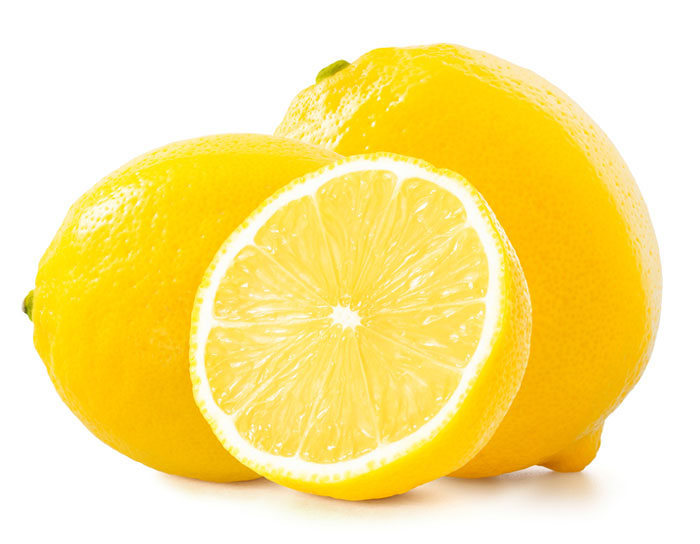
#> input picture img/lemon/Image_2.jpg, 700 x 544 px
$ python -i fruits_classification_improc.py   (imports and definitions only)   (older library calls are emulated)
#> lines starting #> are read from the running program, lines starting #| are printed output that depends on the picture; after the words box and inside, x2 and y2 are one past the last pixel; in counts of white or black regions, pixels touching at a corner belong together
import bz2
import pickle
import cv2 as cv
import numpy as np
import pandas as pd
from pathlib import Path
from sklearn.svm import SVC
from skimage import color
from skimage.io import imread
from skimage.feature import hog, graycomatrix, graycoprops
from skimage.transform import resize
from typing import List, Union, Tuple

path = Path(__file__).resolve().parent

IMAGE = List[List[List[Union[int, float]]]]

# [1 line that did not run here, left out]
# [2 lines not run here, left out]

def imshape(mat: List[List[Union[List[int], int]]]) -> Tuple[int, int, int]:
  shapes = np.shape(mat)
  dim = len(shapes)
  return *shapes[:2], shapes[2] if dim > 2 else None

def load_image(path: str) -> IMAGE:
  img = imread(path)
  return resize(img, (128*4, 64*4))

def proc_segment(image) -> IMAGE:
  img = (np.array(image) * 255).round().astype(np.uint8)
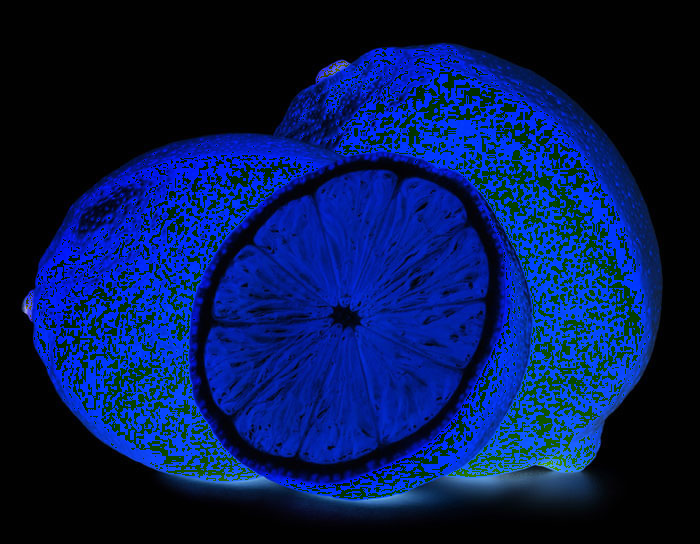
#> img: shape (544, 700, 3); mean R, G, B 3.8, 25.4, 84.7
  edge = cv.Canny(img, threshold1=0, threshold2=255)
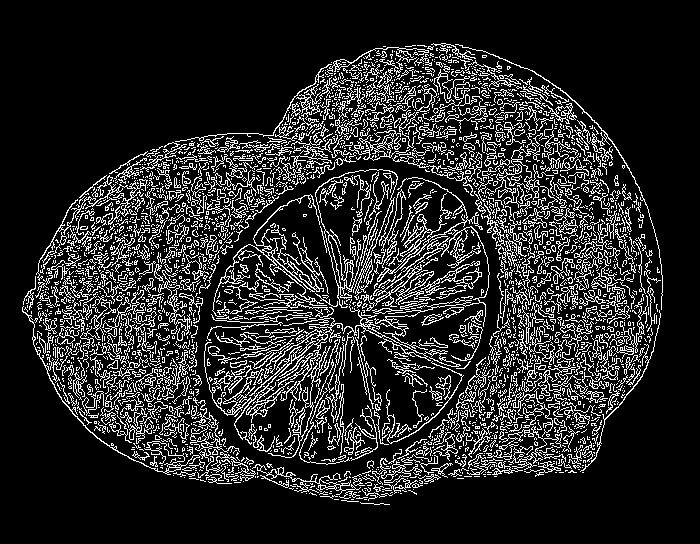
#> edge: shape (544, 700); 15.5% white in thin lines or dots, all inside (x1, y1, x2, y2) = (22, 43, 663, 505)
  edge = cv.dilate(edge, None)
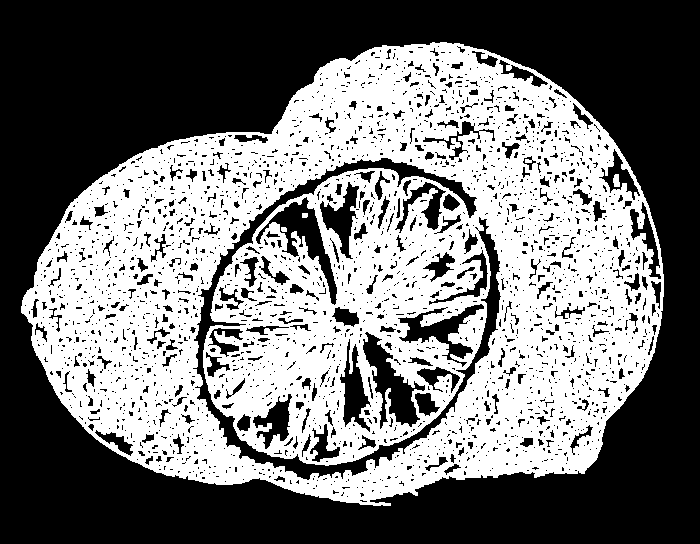
#> edge: shape (544, 700); 45.8% white; 4 white regions, box (x1, y1, x2, y2) and area: (21, 42, 664, 506) 174332, (613, 174, 620, 187) 74, (302, 213, 308, 218) 29, (281, 227, 287, 232) 28
  contour = sorted(cv.findContours(edge, cv.RETR_LIST, cv.CHAIN_APPROX_SIMPLE)[-2],
                   key=cv.contourArea)[-1]
#> contour = contour of 885 points, box (x1, y1, x2, y2) (21, 42, 664, 506), area 219268
  mask = cv.drawContours(np.zeros(imshape(edge)[:2], np.uint8), [contour], -1, 255, -1)
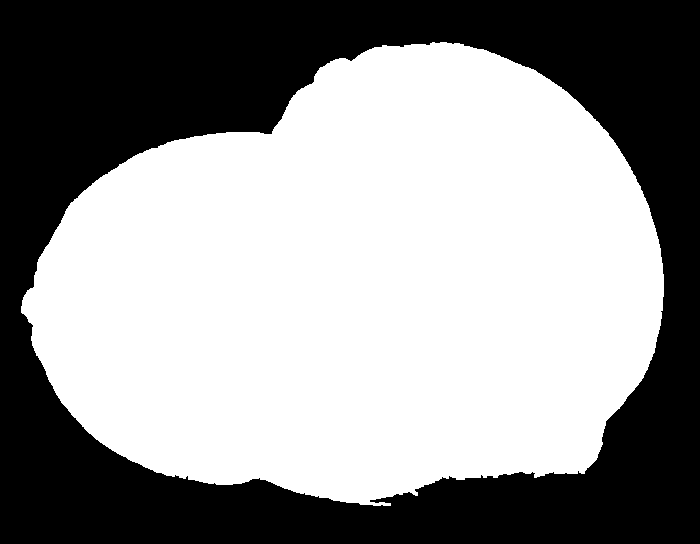
#> mask: shape (544, 700); 57.8% white; 1 black region, box (x1, y1, x2, y2) and area: (0, 0, 700, 544) 160658
  segmented = cv.bitwise_and(img, img, mask=mask)
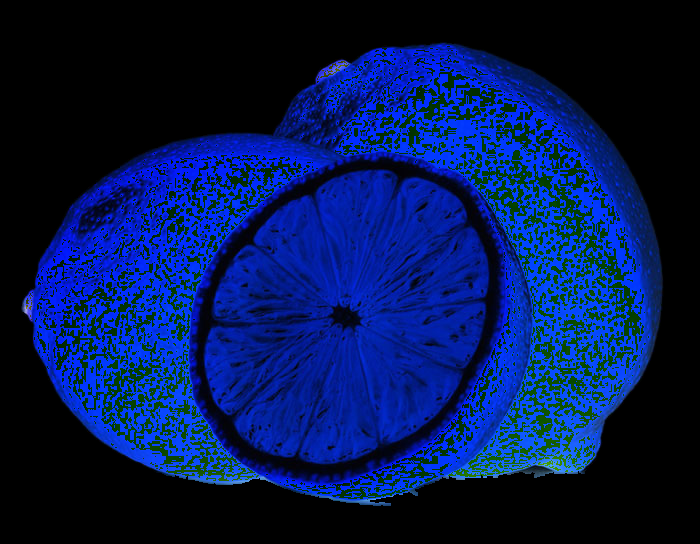
#> segmented: shape (544, 700, 3); mean R, G, B 2.8, 23.7, 82.1
  return segmented

def gray_image(image: IMAGE) -> IMAGE:
  return color.rgb2gray(np.array(image)[:,:,:3])

# [55 lines left out: functions proc_hog, proc_color, proc_color_2, proc_glcm, not called in this run]

def predict_fruit(features: List[float]) -> str:
  return ml_model.predict(features)

# [15 lines not run here, left out]

>>> import cv2
>>> picture = cv2.cvtColor(cv2.imread('../img/lemon/Image_2.jpg'), cv2.COLOR_BGR2RGB)
>>> result = proc_segment(picture)

$ run again, on img/lemon/Image_4.jpg
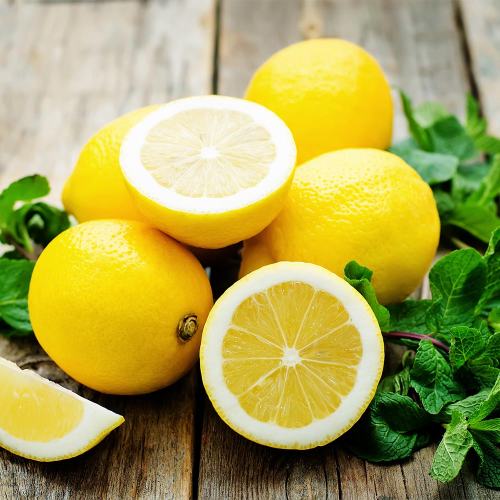
#> input picture img/lemon/Image_4.jpg, 1000 x 1000 px (shown at 1/2 size)
#> in proc_segment, `edge = cv.dilate(edge, None)`:
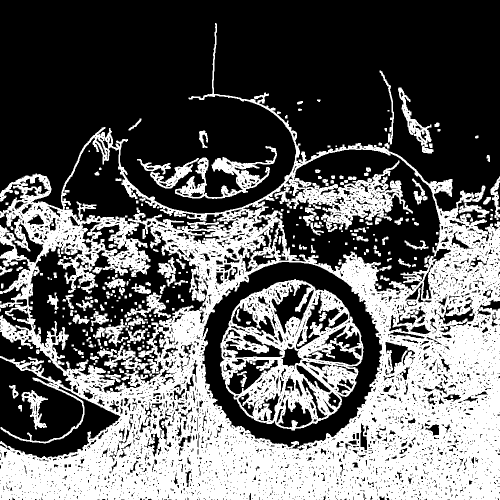
#> edge: shape (1000, 1000) (shown at 1/2 size); 38.8% white; 291 white regions (47 under 20 px), largest, box (x1, y1, x2, y2) and area: (0, 46, 1000, 1000) 317359, (440, 558, 727, 861) 36426, (350, 292, 554, 398) 5771
#> contour = contour of 4325 points, box (x1, y1, x2, y2) (0, 46, 1000, 1000), area 593143
#> mask: shape (1000, 1000); 59.8% white; 122 black regions (109 under 20 px), largest, box (x1, y1, x2, y2) and area: (0, 0, 1000, 463) 360235, (0, 716, 241, 917) 27009, (0, 664, 143, 779) 4982
#> in proc_segment, `segmented = cv.bitwise_and(img, img, mask=mask)`:
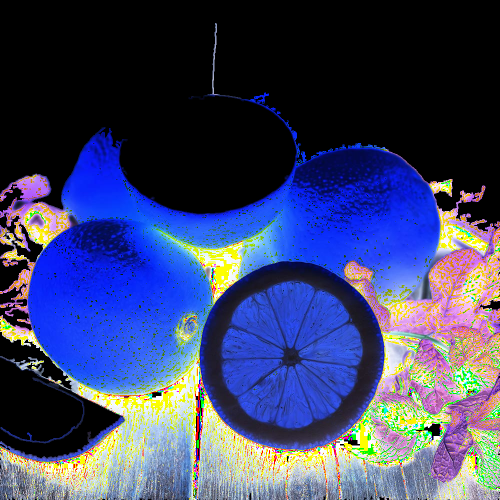
#> segmented: shape (1000, 1000, 3) (shown at 1/2 size); mean R, G, B 60, 67.4, 106.1

$ run again, on img/lemon/Image_7.jpg
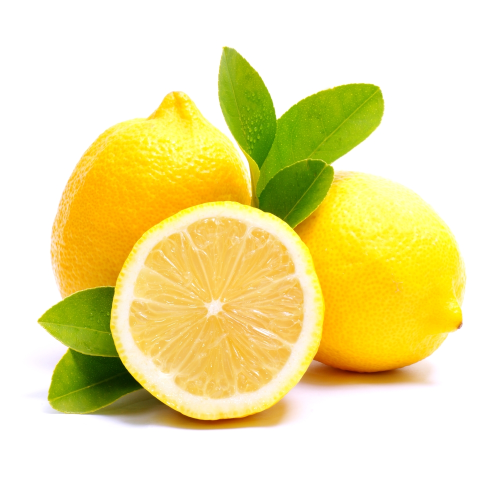
#> input picture img/lemon/Image_7.jpg, 1000 x 1000 px (shown at 1/2 size)
#> in proc_segment, `edge = cv.dilate(edge, None)`:
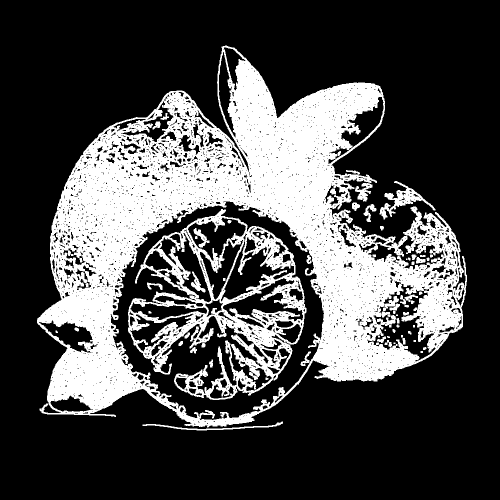
#> edge: shape (1000, 1000) (shown at 1/2 size); 28.7% white; 64 white regions (6 under 20 px), largest, box (x1, y1, x2, y2) and area: (74, 91, 934, 855) 238565, (256, 418, 613, 800) 40338, (759, 362, 871, 439) 2170
#> contour = contour of 2729 points, box (x1, y1, x2, y2) (74, 91, 934, 855), area 413262
#> mask: shape (1000, 1000); 41.6% white; 1 white region, box (x1, y1, x2, y2) and area: (74, 91, 934, 855) 415993
#> in proc_segment, `segmented = cv.bitwise_and(img, img, mask=mask)`:
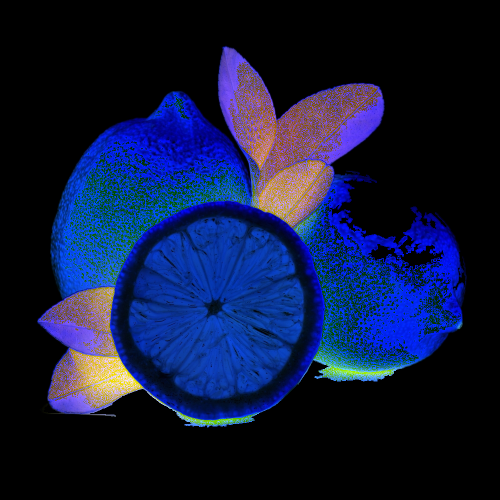
#> segmented: shape (1000, 1000, 3) (shown at 1/2 size); mean R, G, B 15.2, 24.6, 59.8

$ run again, on img/lemon/Image_8.jpg
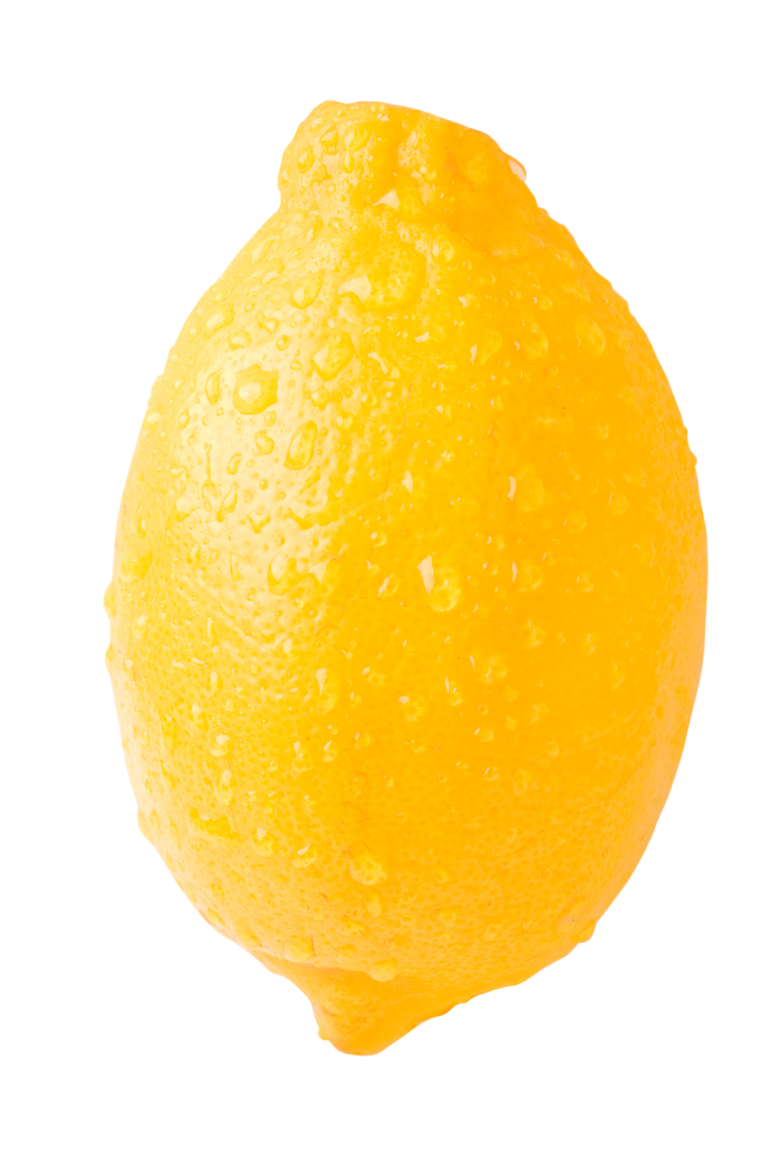
#> input picture img/lemon/Image_8.jpg, 2304 x 3456 px (shown at 1/3 size)
#> in proc_segment, `edge = cv.dilate(edge, None)`:
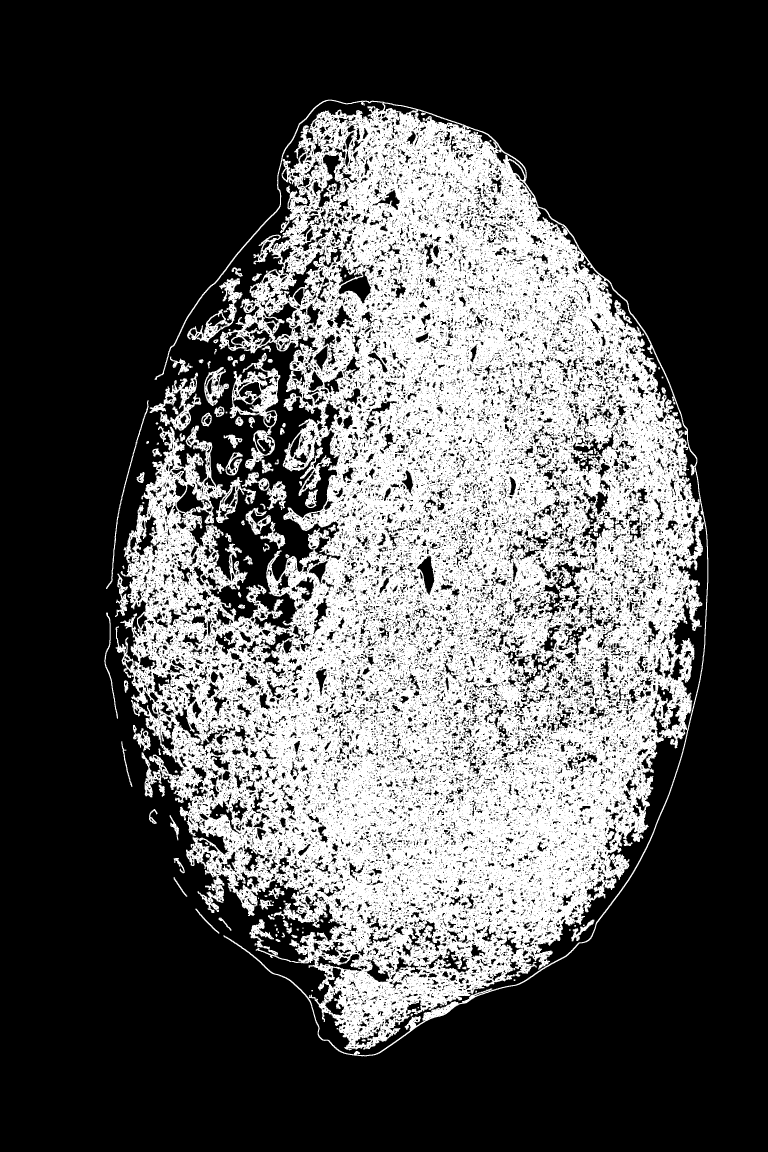
#> edge: shape (3456, 2304) (shown at 1/3 size); 32.4% white; 268 white regions (26 under 20 px), largest, box (x1, y1, x2, y2) and area: (347, 299, 2125, 3169) 2492181, (689, 1059, 841, 1412) 15412, (449, 1118, 604, 1292) 7620
#> contour = contour of 20433 points, box (x1, y1, x2, y2) (347, 299, 2125, 3169), area 3145508
#> mask: shape (3456, 2304); 39.7% white; 1 white region, box (x1, y1, x2, y2) and area: (347, 299, 2125, 3169) 3164708
#> in proc_segment, `segmented = cv.bitwise_and(img, img, mask=mask)`:
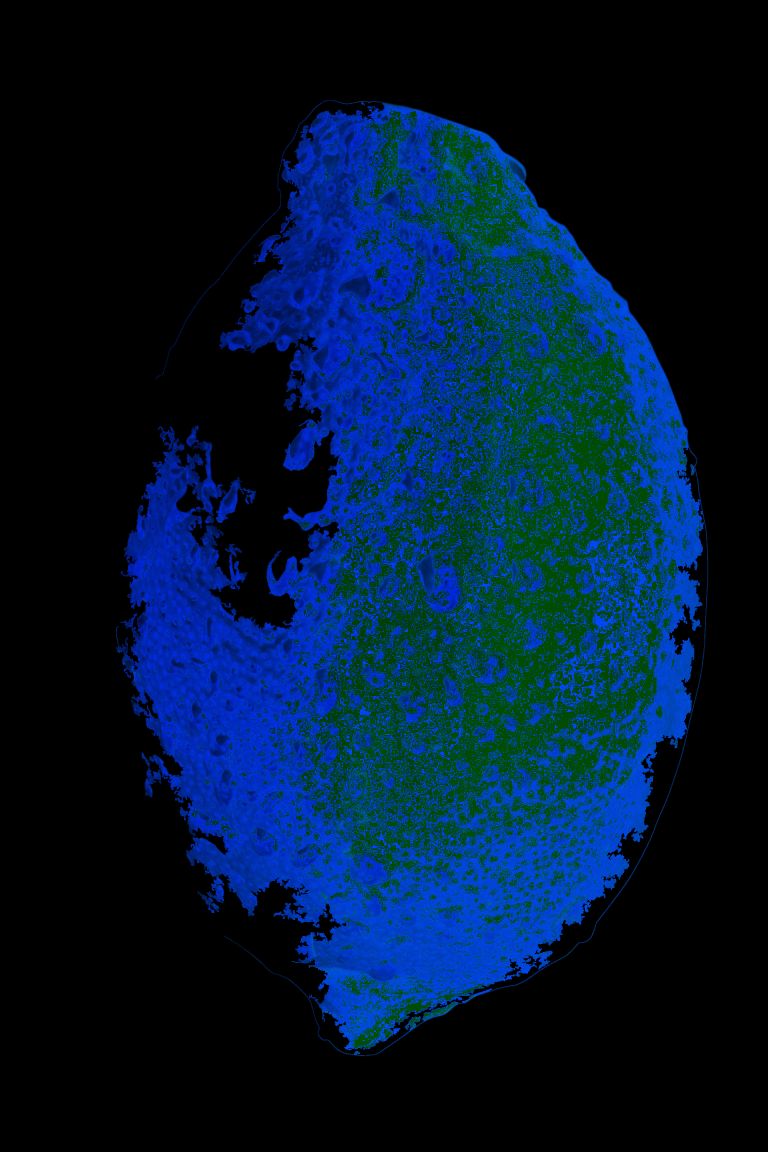
#> segmented: shape (3456, 2304, 3) (shown at 1/3 size); mean R, G, B 0.6, 23.8, 50.7
